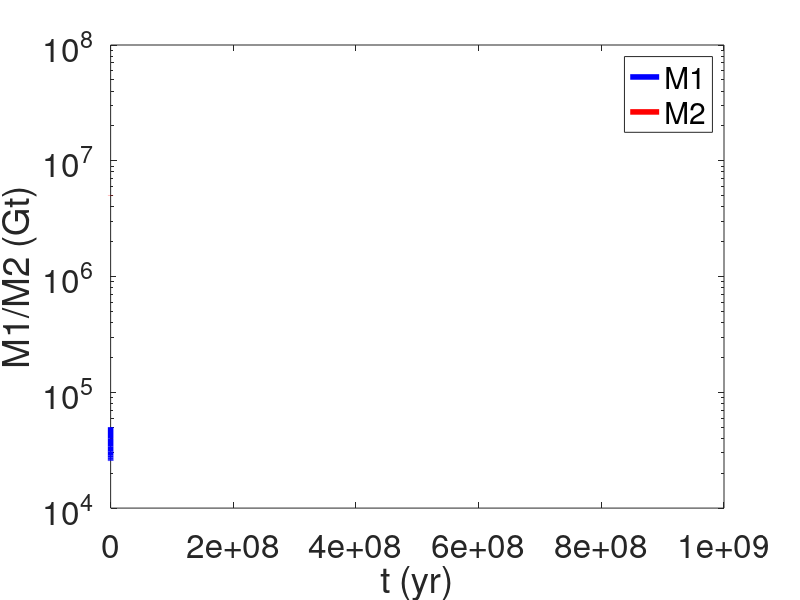

This chart was generated by the following MATLAB code:
%% Parameters
W = 0.1;
p = 2e-4;
d = 2e-6;
b = 2e-6;

%% Time steps
dt = 1000;
n  = 1e6;

%% Pre-allocate solution vectors
M1 = nan.*ones(n,1);
M2 = nan.*ones(n,1);
t = nan.*ones(n,1);

%% Set initial conditions
M1(1) = W/b;
M2(1) = p*W/(d*b);
t(1) = 0;

%% Run the model (FE) - with increased W
W = 0.2;
p = 4e-4;
for i = 1:n-1
    
    M1(i+1) = M1(i) + (W + d*M2(i) - (p+b)*M1(i))*dt;
    M2(i+1) = M2(i) + (p*M1(i) - d*M2(i))*dt;
    t(i+1) = t(i) + dt;
end

%% Plot
figure;semilogy(t,M1,'b','linewidth',4);hold on
semilogy(t,M2,'r','linewidth',4);
xlabel('t (yr)','fontsize',24)
ylabel('M1/M2 (Gt)','fontsize',24)
set(gca,'fontsize',24)
legend('M1','M2')


